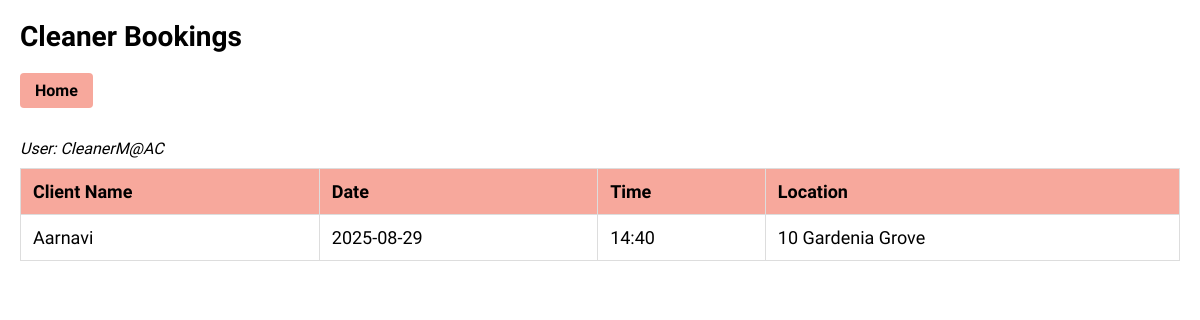
Screenshot of /cleaner/bookings (signed in) with the database file from the repository.
### tables this page shows
CREATE TABLE bookings (
                    id INTEGER PRIMARY KEY AUTOINCREMENT,
                    client_name TEXT,
                    date TEXT,
                    time TEXT,
                    location TEXT,
                    cleaner TEXT
                );

### app.py (the view)
@app.route('/cleaner/bookings')
def cleaner_bookings():
    if session.get('role') != 'cleaner':
        return redirect(url_for('home'))
    conn = get_db()
    c = conn.cursor()
    c.execute("SELECT * FROM bookings WHERE cleaner=?", (session['username'],))
    cleaner_bookings = c.fetchall()
    return render_template('cleaner_bookings.html', bookings=cleaner_bookings, username=session['username'])

### app.py (called while the page is built)
def get_db():
    if '_database' not in g:
        g._database = sqlite3.connect(DATABASE, check_same_thread=False)
    return g._database

@app.teardown_appcontext
def close_connection(exception):
    db = g.pop('_database', None)
    if db is not None:
        db.close()

### templates/cleaner_bookings.html (shortened to what this page needs)
<!DOCTYPE html>
<html lang="en">
<head>
</head>
<body>
    <h1>Cleaner Bookings</h1>
    <a href="/cleaner" class="dashboard-btn" style="display:inline-block; margin-bottom: 15px; padding: 8px 15px; background-color: #f7a89c; color: black; text-decoration: none; border-radius: 4px; font-weight: bold;">Home</a>
    <p class="username">User: {{ username }}</p>
    <table>
        <thead>
            <tr>
                <th>Client Name</th>
                <th>Date</th>
                <th>Time</th>
                <th>Location</th>
            </tr>
        </thead>
        <tbody>
            {% for booking in bookings %}
            <tr>
                <td>{{ booking[1] }}</td>
                <td>{{ booking[2] }}</td>
                <td>{{ booking[3] }}</td>
                <td>{{ booking[4] }}</td>
            </tr>
            {% else %}
            <tr>
                <td colspan="4">No bookings assigned.</td>
            </tr>
            {% endfor %}
        </tbody>
    </table>
</body>
</html>

### templates/cleaner_bookings.html (style rules this page uses)
body { font-family: 'Italiana', serif; background-color: white; color: black; margin: 20px; }
h1 { font-size: 28px; margin-bottom: 20px; }
table { width: 100%; border-collapse: collapse; font-size: 18px; }
th, td { border: 1px solid #ddd; padding: 12px; text-align: left; }
th { background-color: #f7a89c; }
.username { margin-bottom: 10px; font-style: italic; }
a { color: black; text-decoration: none; }

### rows the page displays
bookings: cleaner "CleanerM@AC", client_name "Aarnavi", date "2025-08-29", time "14:40", location "10 Gardenia Grove"
